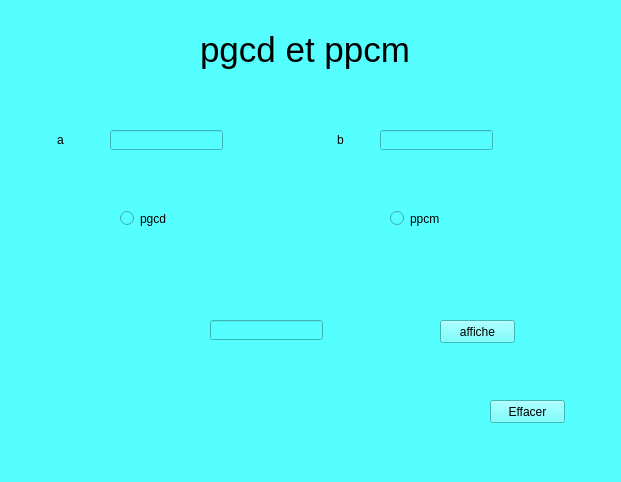
<?xml version="1.0" encoding="UTF-8"?>
<ui version="4.0">
 <class>Form</class>
 <widget class="QWidget" name="Form">
  <property name="geometry">
   <rect>
    <x>0</x>
    <y>0</y>
    <width>621</width>
    <height>482</height>
   </rect>
  </property>
  <property name="windowTitle">
   <string>Form</string>
  </property>
  <property name="toolTip">
   <string>&lt;html&gt;&lt;head/&gt;&lt;body&gt;&lt;p&gt;&lt;span style=&quot; font-size:36pt;&quot;&gt;ppcm et pgcd&lt;/span&gt;&lt;/p&gt;&lt;/body&gt;&lt;/html&gt;</string>
  </property>
  <property name="styleSheet">
   <string notr="true">background-color: rgb(85, 255, 255);</string>
  </property>
  <widget class="QPushButton" name="b_affiche">
   <property name="geometry">
    <rect>
     <x>440</x>
     <y>320</y>
     <width>75</width>
     <height>23</height>
    </rect>
   </property>
   <property name="text">
    <string>affiche</string>
   </property>
  </widget>
  <widget class="QPushButton" name="b_effacer">
   <property name="geometry">
    <rect>
     <x>490</x>
     <y>400</y>
     <width>75</width>
     <height>23</height>
    </rect>
   </property>
   <property name="text">
    <string>Effacer</string>
   </property>
  </widget>
  <widget class="QLineEdit" name="res">
   <property name="geometry">
    <rect>
     <x>210</x>
     <y>320</y>
     <width>113</width>
     <height>20</height>
    </rect>
   </property>
  </widget>
  <widget class="QLineEdit" name="a">
   <property name="geometry">
    <rect>
     <x>110</x>
     <y>130</y>
     <width>113</width>
     <height>20</height>
    </rect>
   </property>
  </widget>
  <widget class="QLineEdit" name="b">
   <property name="geometry">
    <rect>
     <x>380</x>
     <y>130</y>
     <width>113</width>
     <height>20</height>
    </rect>
   </property>
  </widget>
  <widget class="QLabel" name="label_4">
   <property name="geometry">
    <rect>
     <x>337</x>
     <y>130</y>
     <width>20</width>
     <height>20</height>
    </rect>
   </property>
   <property name="text">
    <string>&lt;html&gt;&lt;head/&gt;&lt;body&gt;&lt;p&gt;b&lt;/p&gt;&lt;/body&gt;&lt;/html&gt;</string>
   </property>
  </widget>
  <widget class="QLabel" name="label_5">
   <property name="geometry">
    <rect>
     <x>57</x>
     <y>130</y>
     <width>20</width>
     <height>20</height>
    </rect>
   </property>
   <property name="text">
    <string>&lt;html&gt;&lt;head/&gt;&lt;body&gt;&lt;p&gt;a&lt;/p&gt;&lt;/body&gt;&lt;/html&gt;</string>
   </property>
  </widget>
  <widget class="QRadioButton" name="r1">
   <property name="geometry">
    <rect>
     <x>120</x>
     <y>210</y>
     <width>82</width>
     <height>17</height>
    </rect>
   </property>
   <property name="text">
    <string>pgcd</string>
   </property>
  </widget>
  <widget class="QRadioButton" name="r2">
   <property name="geometry">
    <rect>
     <x>390</x>
     <y>210</y>
     <width>82</width>
     <height>17</height>
    </rect>
   </property>
   <property name="text">
    <string>ppcm</string>
   </property>
  </widget>
  <widget class="QLabel" name="label">
   <property name="geometry">
    <rect>
     <x>200</x>
     <y>20</y>
     <width>381</width>
     <height>61</height>
    </rect>
   </property>
   <property name="text">
    <string>&lt;html&gt;&lt;head/&gt;&lt;body&gt;&lt;p&gt;&lt;span style=&quot; font-size:26pt;&quot;&gt;pgcd et ppcm&lt;/span&gt;&lt;/p&gt;&lt;/body&gt;&lt;/html&gt;</string>
   </property>
  </widget>
 </widget>
 <resources/>
 <connections/>
</ui>
